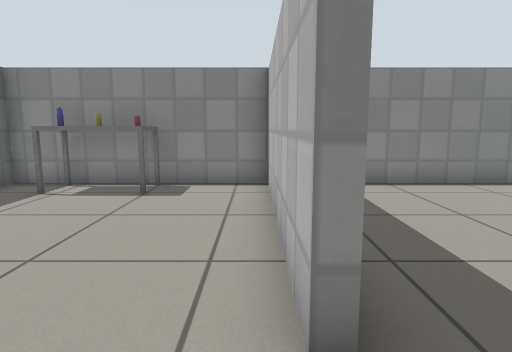
View 1 (above)

14 first-person views from a walk through a world built for the Gazebo simulator. The camera is 0.72 m above the floor, tilts 8° down and sees 75° across. The floor is counted in squares, 0.5 m on a side. Each view is taken from the middle of a square. On the plan, view 1 faces up. The plan holds only what a view shows up to about 15 squares ahead; the rest is blank. Gazebo's built-in surfaces are drawn with simple patterns.

View 2
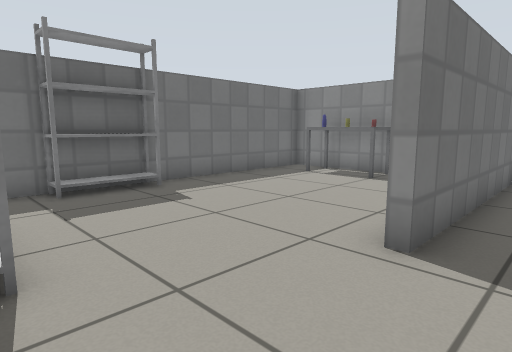

View 3
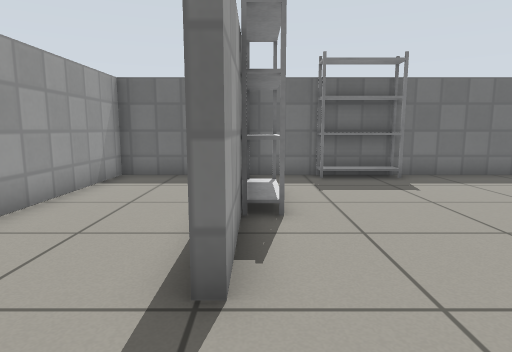

View 4
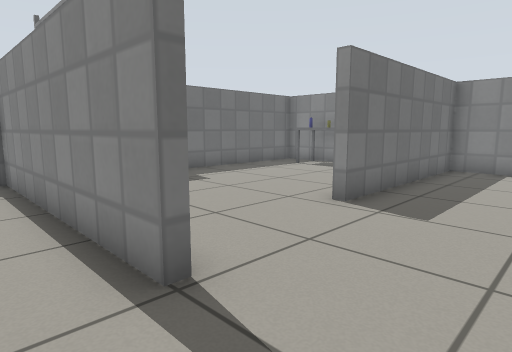

View 5
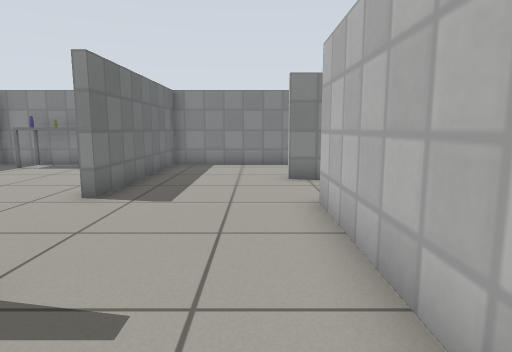

View 6
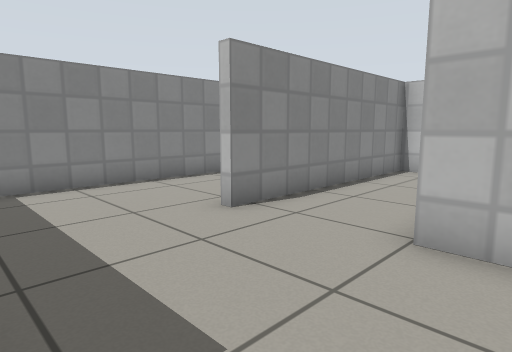

View 7
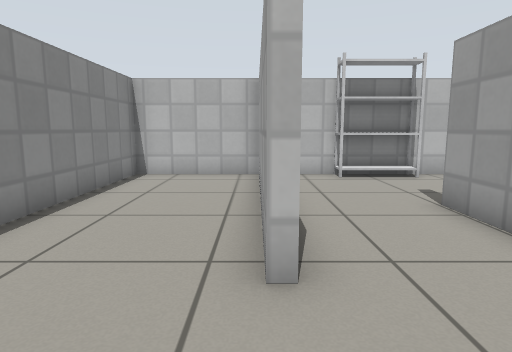

View 8
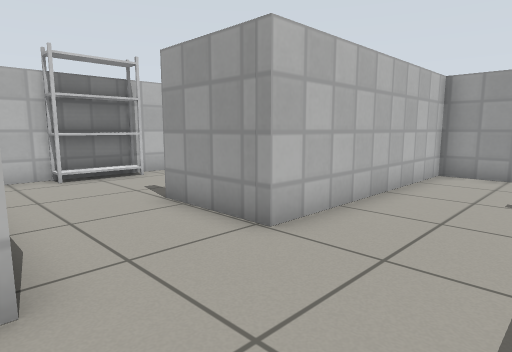

View 9
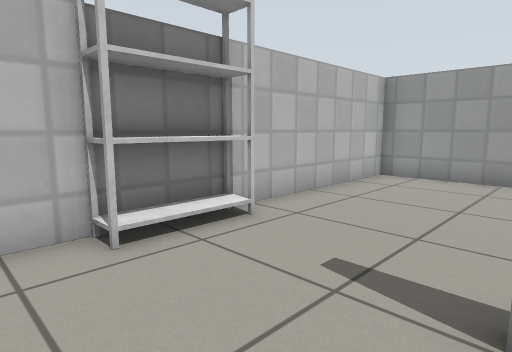

View 10
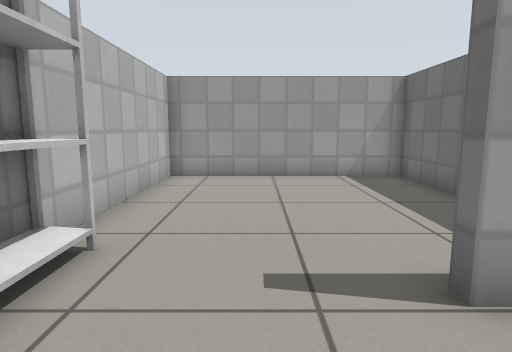

View 11
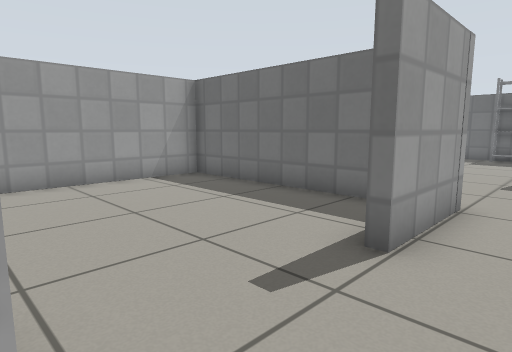

View 12
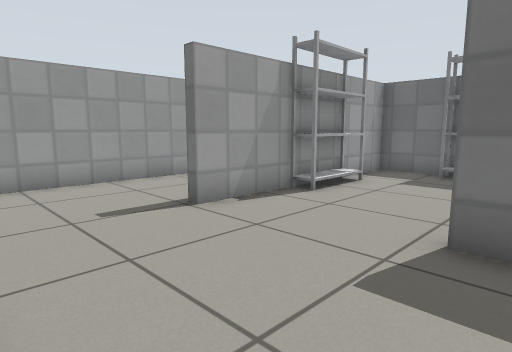

View 13
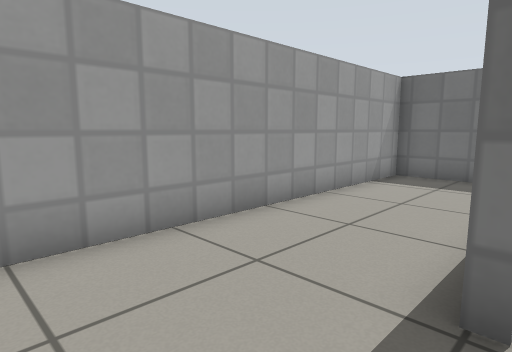

View 14
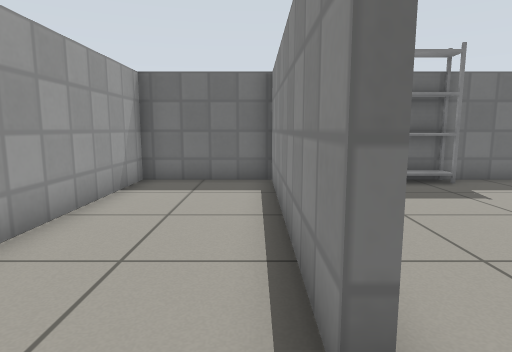

### Floor plan
Ten units are one square. View 1 is at (0, 0); x grows to the right and y downward. Boxes are objects, and circles mark ways between rooms. Rooms are numbered by the first view taken in them; rooms with no view inside come last. Other rooms are left out.
<svg viewBox="-70 -93 202 160">
<path fill="none" stroke="#000" d="M-15 22 14 22 14 25 -15 25M-34 25 -65 25 -65 62 52 62 52 -14M6 -56 6 -19 3 -19 3 -88 -65 -88 -65 22 -34 22M50 -46 50 -49M55 1 55 62 127 62 127 -46 50 -46M52 -14 84 -14M50 -49 98 -49M116 -49 121 -49M127 -49 127 -88 6 -88 6 -56"/>
<rect x="-65" y="-25" width="10" height="30" fill="#bbb"><title>rack</title></rect>
<rect x="-55" y="-85" width="10" height="10" fill="#bbb"><title>other object</title></rect>
<rect x="-45" y="-85" width="10" height="10" fill="#bbb"><title>other object</title></rect>
<rect x="-35" y="15" width="20" height="10" fill="#bbb"><title>rack</title></rect>
<rect x="-35" y="-85" width="10" height="10" fill="#bbb"><title>other object</title></rect>
<rect x="115" y="-25" width="10" height="30" fill="#bbb"><title>rack</title></rect>
<circle cx="50" cy="-30" r="3" fill="#2a7"/>
<circle cx="30" cy="-50" r="3" fill="#2a7"/>
<text x="-10" y="-10">1</text>
<text x="90" y="10">2</text>
<text x="70" y="-70">3</text>
</svg>
Room 1 opens to room 2. Room 1 opens to room 3.

Where each view was taken, in squares from view 1:
view 1: 0 up, 0 right, facing up
view 2: 2 down, 2 right, facing up-left
view 3: 2 down, 4 right, facing left
view 4: 4 down, 4 right, facing up-left
view 5: 5 down, 4 right, facing up
view 6: 0 up, 1 right, facing up-right
view 7: 5 up, 2 right, facing right
view 8: 5 up, 2 right, facing down-right
view 9: 4 up, 8 right, facing down-right
view 10: 4 up, 10 right, facing down
view 11: 3 up, 12 right, facing down-left
view 12: 3 up, 5 right, facing down-left
view 13: 2 down, 4 right, facing down-left
view 14: 3 down, 3 right, facing left
